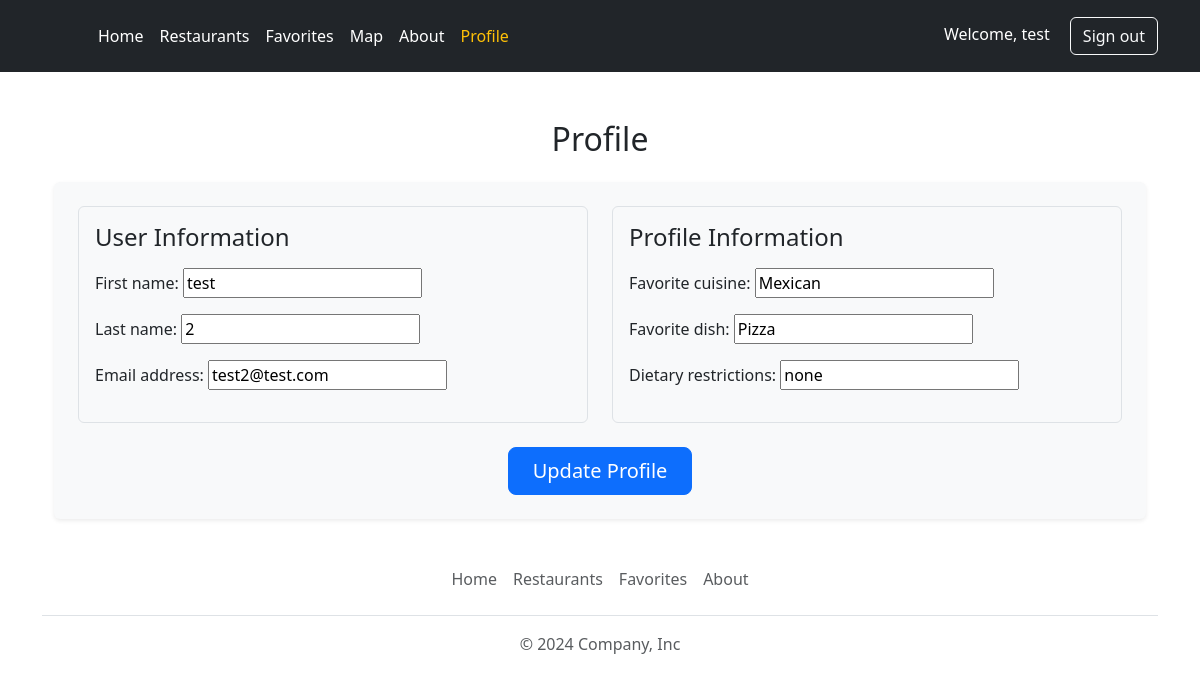
Before: /profile/ (signed in) with the older database file.
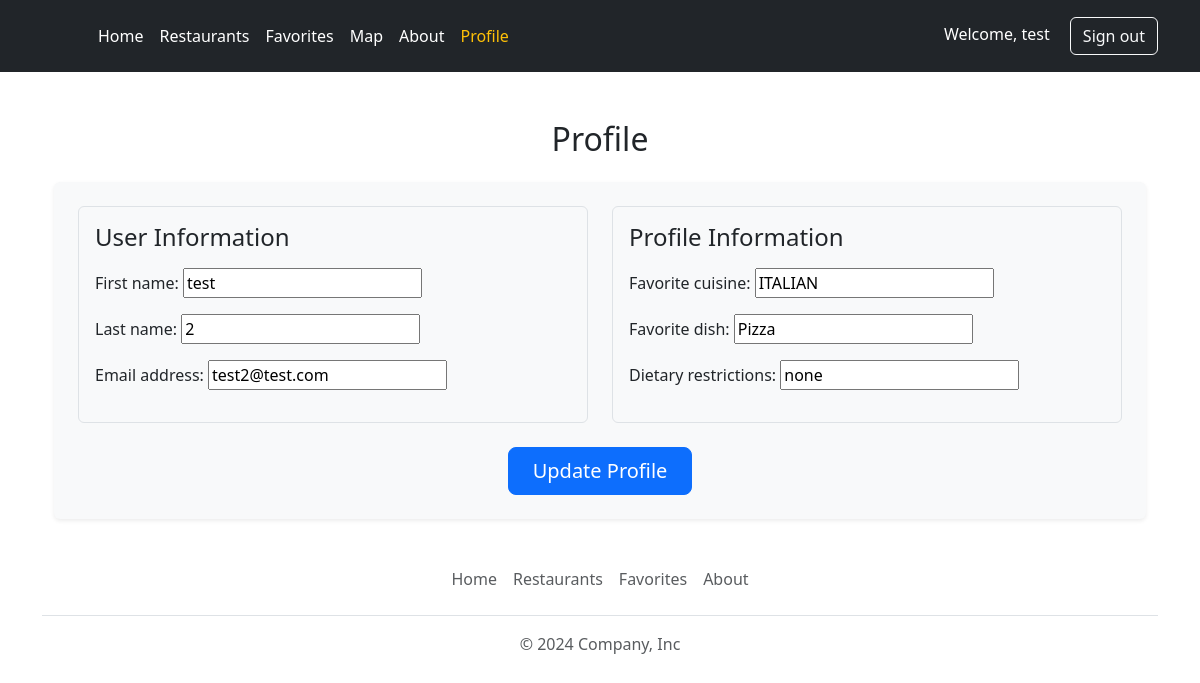
After: the same page with the newer database file.
### restaurants/models.py (models this page shows, shortened)
class UserProfile(models.Model):
    user = models.OneToOneField(User, on_delete=models.CASCADE)
    favorite_cuisine = models.CharField(max_length=255)
    favorite_dish = models.CharField(max_length=255)
    dietary_restrictions = models.CharField(max_length=255, blank=True)

### restaurants/views.py (the view)
# urls.py: path('profile/', views.profile_view, name='profile'),
def profile_view(request):
    user = request.user
    try:
        user_profile = UserProfile.objects.get(user=user)
    except UserProfile.DoesNotExist:
        user_profile = None
    if request.method == 'POST':
        user_form = UserForm(request.POST, instance=user)
        profile_form = UserProfileForm(request.POST, instance=user_profile)
        if user_form.is_valid() and profile_form.is_valid():
            user_form.save()
            profile_form.save()
            return redirect('profile')  # Redirect to the profile page after saving
    else:
        user_form = UserForm(instance=user)
        profile_form = UserProfileForm(instance=user_profile)
    return render(request, 'restaurants/profile.html', {
        'user_form': user_form,
        'profile_form': profile_form
    })

### restaurants/forms.py
class UserForm(forms.ModelForm):
    class Meta:
        model = User
        fields = ['first_name', 'last_name', 'email']

class UserProfileForm(forms.ModelForm):
    class Meta:
        model = UserProfile
        fields = ['favorite_cuisine', 'favorite_dish', 'dietary_restrictions']

### restaurants/templates/restaurants/profile.html (shortened to what this page needs)
{% extends 'base.html' %}
{% block content %}
<div class="container mt-5">
    <h2 class="text-center mb-4">Profile</h2>
    <form method="post" class="bg-light p-4 rounded shadow-sm">
        <div class="row g-4">
            <div class="col-md-6">
                <div class="p-3 border rounded">
                    <h4 class="mb-3">User Information</h4>
                    {{ user_form.as_p }}
                </div>
            </div>
            <div class="col-md-6">
                <div class="p-3 border rounded">
                    <h4 class="mb-3">Profile Information</h4>
                    {{ profile_form.as_p }}
                </div>
            </div>
        </div>
        <div class="text-center mt-4">
            <button type="submit" class="btn btn-primary btn-lg px-4 py-2">Update Profile</button>
        </div>
    </form>
</div>
{% endblock %}

### restaurants/templates/base.html (shortened to what this page needs)
{% load static %}
<html lang="en">
<head>
    <link href="https://cdn.jsdelivr.net/npm/bootstrap@5.3.0-alpha3/dist/css/bootstrap.min.css" rel="stylesheet">
    <link rel="stylesheet" href="{% static 'restaurants/style.css' %}">
</head>
<body>
    <header class="p-3 text-bg-dark">
        <div class="container">
            <div class="d-flex flex-wrap align-items-center justify-content-center justify-content-lg-start">
                <a href="/" class="d-flex align-items-center mb-2 mb-lg-0 text-white text-decoration-none">
                    <svg class="bi me-2" width="40" height="32" role="img" aria-label="Bootstrap">
                        <use xlink:href="#bootstrap"></use>
                    </svg>
                </a>
                <ul class="nav col-12 col-lg-auto me-lg-auto mb-2 justify-content-center mb-md-0">
                    <li><a href="{% url 'home' %}" class="nav-link px-2 {% if request.resolver_match.url_name == 'home' %}text-warning active{% else %}text-white{% endif %}" aria-current="{% if request.resolver_match.url_name == 'home' %}page{% endif %}">Home</a></li>
                    <li><a href="{% url 'restaurant_list' %}" class="nav-link px-2 {% if request.resolver_match.url_name == 'restaurant_list' %}text-warning active{% else %}text-white{% endif %}" aria-current="{% if request.resolver_match.url_name == 'restaurant_list' %}page{% endif %}">Restaurants</a></li>
                    <li><a href="#" class="nav-link px-2 text-white">Favorites</a></li>
                    <li><a href="{% url 'map' %}" class="nav-link px-2 {% if request.resolver_match.url_name == 'map' %}text-warning active{% else %}text-white{% endif %}" aria-current="{% if request.resolver_match.url_name == 'map' %}page{% endif %}">Map</a></li>
                    <li><a href="#" class="nav-link px-2 text-white">About</a></li>
                    {% if user.is_authenticated %}
                        <li><a href="{% url 'profile' %}" class="nav-link px-2 {% if request.resolver_match.url_name == 'profile' %}text-warning active{% else %}text-white{% endif %}" aria-current="{% if request.resolver_match.url_name == 'profile' %}page{% endif %}">Profile</a></li>
                    {% endif %}
                </ul>
                <div class="text-end">
                    {% if user.is_authenticated %}
                        <span class="text-white me-3">Welcome, {{ user.first_name }}</span>
                        <a href="{% url 'logout' %}" class="btn btn-outline-light">Sign out</a>
                    {% else %}
                        <a href="{% url 'login' %}" class="btn btn-outline-light me-2">Login</a>
                        <a href="{% url 'register' %}" class="btn btn-warning">Sign-up</a>
                    {% endif %}
                </div>
            </div>
        </div>
    </header>
    <div class="container">
        {% block content %}{% endblock %}
    </div>
    <div class="container">
        <footer class="py-3 my-4">
            <ul class="nav justify-content-center border-bottom pb-3 mb-3">
                <li class="nav-item"><a href="{% url 'home' %}" class="nav-link px-2 {% if request.resolver_match.url_name == 'home' %}text-warning{% else %}text-body-secondary{% endif %}">Home</a></li>
                <li class="nav-item"><a href="{% url 'restaurant_list' %}" class="nav-link px-2 {% if request.resolver_match.url_name == 'restaurant_list' %}text-warning{% else %}text-body-secondary{% endif %}">Restaurants</a></li>
                <li class="nav-item"><a href="#" class="nav-link px-2 text-body-secondary">Favorites</a></li>
                <li class="nav-item"><a href="#" class="nav-link px-2 text-body-secondary">About</a></li>
            </ul>
            <p class="text-center text-body-secondary">© 2024 Company, Inc</p>
        </footer>
    </div>
</body>
</html>

Changed rows visible on the page:
changed UserProfile "Pizza": favorite_cuisine "Mexican" → "ITALIAN"
